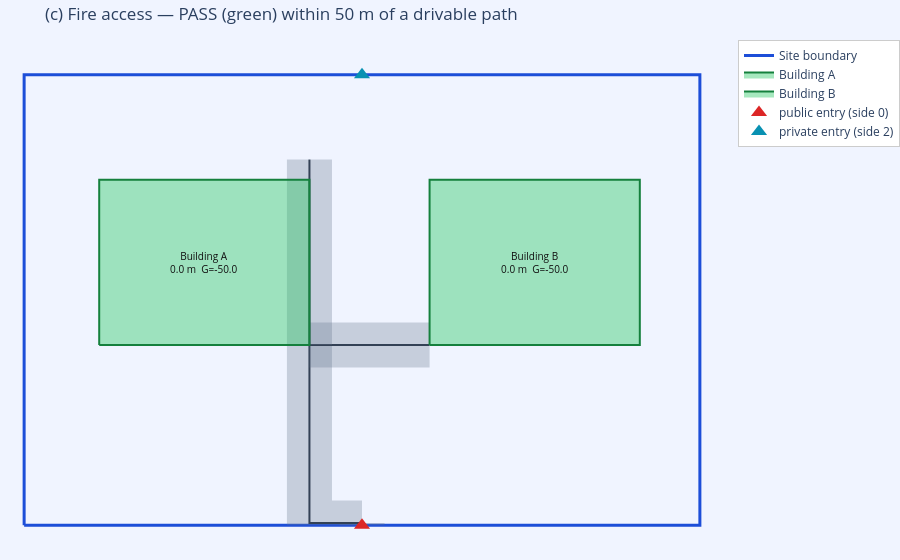

The notebook cell this image was saved under:
### Markdown cell above
## (c) Fire access — both buildings within reach pass (green)

`constraint_value = distance − max_distance`; ≤ 0 means the building is reachable.

### Code cell
fire = check_fire_access(BUILDINGS, circ, max_distance=MAX_FIRE_DISTANCE_M)
print(fire['summary'], '| all_pass =', fire['all_pass'], '| max G =', fire['max_constraint_value'])
for b in fire['buildings']:
    print(f"  {b['building_id']}: d={b['distance_m']} m  ratio={b['reachable_perimeter_ratio']}  "
          f"G={b['constraint_value']}  pass={b['pass']}")

fig = base_fig('(c) Fire access — PASS (green) within 50 m of a drivable path')
add_circulation(fig, circ)
add_buildings(fig, BUILDINGS, fire=fire)
add_entries(fig, entries)
fig.show()

### Figure 1 — Plotly figure (JSON) as saved in the notebook; plotly's stock layout.template omitted (floating-point values rounded to 4 significant figures)
{"data": [{"hoverinfo": "skip", "line": {"color": "#1d4ed8", "width": 3}, "mode": "lines", "name": "Site boundary", "showlegend": true, "type": "scatter", "x": [0.0, 90.0, 90.0, 0.0, 0.0, 0.0], "y": [0.0, 0.0, 60.0, 60.0, 0.0, 0.0]}, {"fill": "toself", "fillcolor": "rgba(100,116,139,0.30)", "hoverinfo": "skip", "line": {"color": "rgba(100,116,139,0.0)", "width": 0}, "mode": "lines", "showlegend": false, "type": "scatter", "x": [48.0, 48.0, 42.0, 42.0, 48.0, 48.0], "y": [0.3, 0.0, 0.0, 0.3, 0.3, 0.3]}, {"hoverinfo": "skip", "line": {"color": "#334155", "width": 2}, "mode": "lines", "name": "path_0 -> parking_zone_0", "showlegend": false, "type": "scatter", "x": [45.0, 45.0], "y": [0.0, 0.3]}, {"fill": "toself", "fillcolor": "rgba(100,116,139,0.30)", "hoverinfo": "skip", "line": {"color": "rgba(100,116,139,0.0)", "width": 0}, "mode": "lines", "showlegend": false, "type": "scatter", "x": [35.0, 41.0, 41.0, 45.0, 45.0, 35.0, 35.0, 35.0], "y": [24.0, 24.0, 3.3, 3.3, 0.0, 0.0, 24.0, 24.0]}, {"hoverinfo": "skip", "line": {"color": "#334155", "width": 2}, "mode": "lines", "name": "path_1 -> bld_A", "showlegend": false, "type": "scatter", "x": [45.0, 38.0, 38.0], "y": [0.3, 0.3, 24.0]}, {"fill": "toself", "fillcolor": "rgba(100,116,139,0.30)", "hoverinfo": "skip", "line": {"color": "rgba(100,116,139,0.0)", "width": 0}, "mode": "lines", "showlegend": false, "type": "scatter", "x": [54.0, 38.0, 38.0, 54.0, 54.0, 54.0], "y": [21.0, 21.0, 27.0, 27.0, 21.0, 21.0]}, {"hoverinfo": "skip", "line": {"color": "#334155", "width": 2}, "mode": "lines", "name": "path_2 -> bld_B", "showlegend": false, "type": "scatter", "x": [38.0, 54.0], "y": [24.0, 24.0]}, {"fill": "toself", "fillcolor": "rgba(100,116,139,0.30)", "hoverinfo": "skip", "line": {"color": "rgba(100,116,139,0.0)", "width": 0}, "mode": "lines", "showlegend": false, "type": "scatter", "x": [41.0, 41.0, 35.0, 35.0, 41.0, 41.0], "y": [48.7, 24.0, 24.0, 48.7, 48.7, 48.7]}, {"hoverinfo": "skip", "line": {"color": "#334155", "width": 2}, "mode": "lines", "name": "path_3 -> parking_zone_1", "showlegend": false, "type": "scatter", "x": [38.0, 38.0], "y": [24.0, 48.7]}, {"fill": "toself", "fillcolor": "rgba(34,197,94,0.40)", "hoverinfo": "skip", "line": {"color": "#15803d", "width": 2}, "mode": "lines", "name": "Building A", "showlegend": true, "type": "scatter", "x": [10.0, 38.0, 38.0, 10.0, 10.0], "y": [24.0, 24.0, 46.0, 46.0, 24.0]}, {"fill": "toself", "fillcolor": "rgba(34,197,94,0.40)", "hoverinfo": "skip", "line": {"color": "#15803d", "width": 2}, "mode": "lines", "name": "Building B", "showlegend": true, "type": "scatter", "x": [54.0, 82.0, 82.0, 54.0, 54.0], "y": [24.0, 24.0, 46.0, 46.0, 24.0]}, {"hoverinfo": "skip", "marker": {"color": "#dc2626", "size": 14, "symbol": "triangle-up"}, "mode": "markers", "name": "public entry (side 0)", "showlegend": true, "type": "scatter", "x": [45.0], "y": [0.0]}, {"hoverinfo": "skip", "marker": {"color": "#0891b2", "size": 14, "symbol": "triangle-up"}, "mode": "markers", "name": "private entry (side 2)", "showlegend": true, "type": "scatter", "x": [45.0], "y": [60.0]}], "layout": {"annotations": [{"font": {"color": "#111", "size": 10}, "showarrow": false, "text": "Building A<br>0.0 m  G=-50.0", "x": 24.0, "y": 35.0}, {"font": {"color": "#111", "size": 10}, "showarrow": false, "text": "Building B<br>0.0 m  G=-50.0", "x": 68.0, "y": 35.0}], "legend": {"bgcolor": "white", "bordercolor": "#ccc", "borderwidth": 1, "x": 1.02, "y": 1}, "margin": {"b": 0, "l": 0, "r": 0, "t": 40}, "paper_bgcolor": "#f0f4ff", "plot_bgcolor": "#f0f4ff", "title": {"text": "(c) Fire access — PASS (green) within 50 m of a drivable path"}, "xaxis": {"visible": false}, "yaxis": {"scaleanchor": "x", "scaleratio": 1, "visible": false}}}
